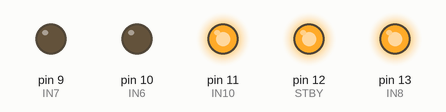
Recording of a sketch running on a simulated Arduino Uno, built with avr-gcc and run on an emulated ATmega328P. Parts: output pins drawn as LEDs (lit = HIGH).

Above: at 1.5 s.
At 6.5 s:
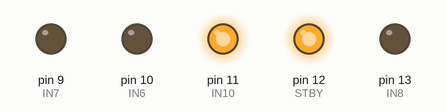
At 11.5 s:
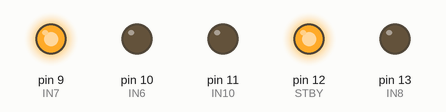
At 16.5 s:
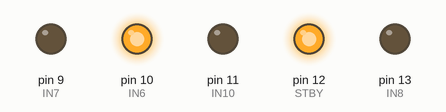
At 24.0 s:
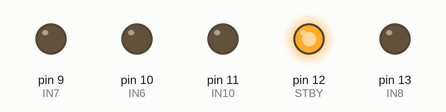
Timing chart, 0 to 26.0 s (numbered marks = the images above):
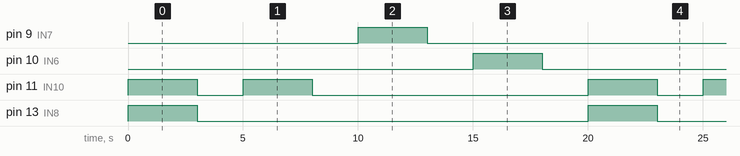

Measured:
- by itself, pin 9 (IN7), pin 10 (IN6), pin 13 (IN8): alternates HIGH for 3.0 s and LOW for 17.0 s
- by itself, pin 11 (IN10): repeats every 20.0 s: LOW 2.0 s, HIGH 3.0 s, LOW 12.0 s, HIGH 3.0 s
- by itself, everything shown: repeats every 20.0 s, in 8 steps

The sketch:

DRV8833_H-Brug.ino
```cpp
// Pinnen volgens jouw indeling
const int IN6 = 10;   // BN1 //links voorwaarts
const int IN7 = 9;   // BN2 //links achter
const int IN10 = 11;   // AN1 //rechts voorwaarts
const int IN8 = 13;  // AN2 //rechts achter
const int STBY = 12; // VERBIND DEZE MET DRV8833 nSLEEP

void setup() {
  Serial.begin(9600);
  pinMode(IN8, OUTPUT); //LA
  pinMode(IN10, OUTPUT); // LV
  pinMode(IN7, OUTPUT); //RV
  pinMode(IN6, OUTPUT); //RA
  pinMode(STBY, OUTPUT);

  digitalWrite(STBY, HIGH); // driver wakker maken
}

void loop() {
  digitalWrite(IN8, HIGH);
  digitalWrite(IN10, HIGH);
  digitalWrite(IN7, LOW);
  digitalWrite(IN6, LOW);
  delay(3000);

  // stop (coast)
  digitalWrite(IN8, LOW);
  digitalWrite(IN10, LOW);
  digitalWrite(IN7, LOW);
  digitalWrite(IN6, LOW);
  delay(2000);

  digitalWrite(IN8, LOW);
  digitalWrite(IN10, HIGH);
  digitalWrite(IN7, LOW);
  digitalWrite(IN6, LOW);
  delay(3000);

  digitalWrite(IN8, LOW);
  digitalWrite(IN10, LOW);
  digitalWrite(IN7, LOW);
  digitalWrite(IN6, LOW);
  delay(2000);
   digitalWrite(IN8, LOW); //RECHTSVOOR
  digitalWrite(IN10, LOW);
  digitalWrite(IN7, HIGH); //LINKSACHTER
  digitalWrite(IN6, LOW);
  delay(3000);

  digitalWrite(IN8, LOW);
  digitalWrite(IN10, LOW);
  digitalWrite(IN7, LOW);
  digitalWrite(IN6, LOW);
  delay(2000);


  digitalWrite(IN8, LOW);
  digitalWrite(IN10, LOW);
  digitalWrite(IN7, LOW);
  digitalWrite(IN6, HIGH);
  delay(3000);


  digitalWrite(IN8, LOW);
  digitalWrite(IN10, LOW);
  digitalWrite(IN7, LOW);
  digitalWrite(IN6, LOW);
  delay(2000);


}
```
